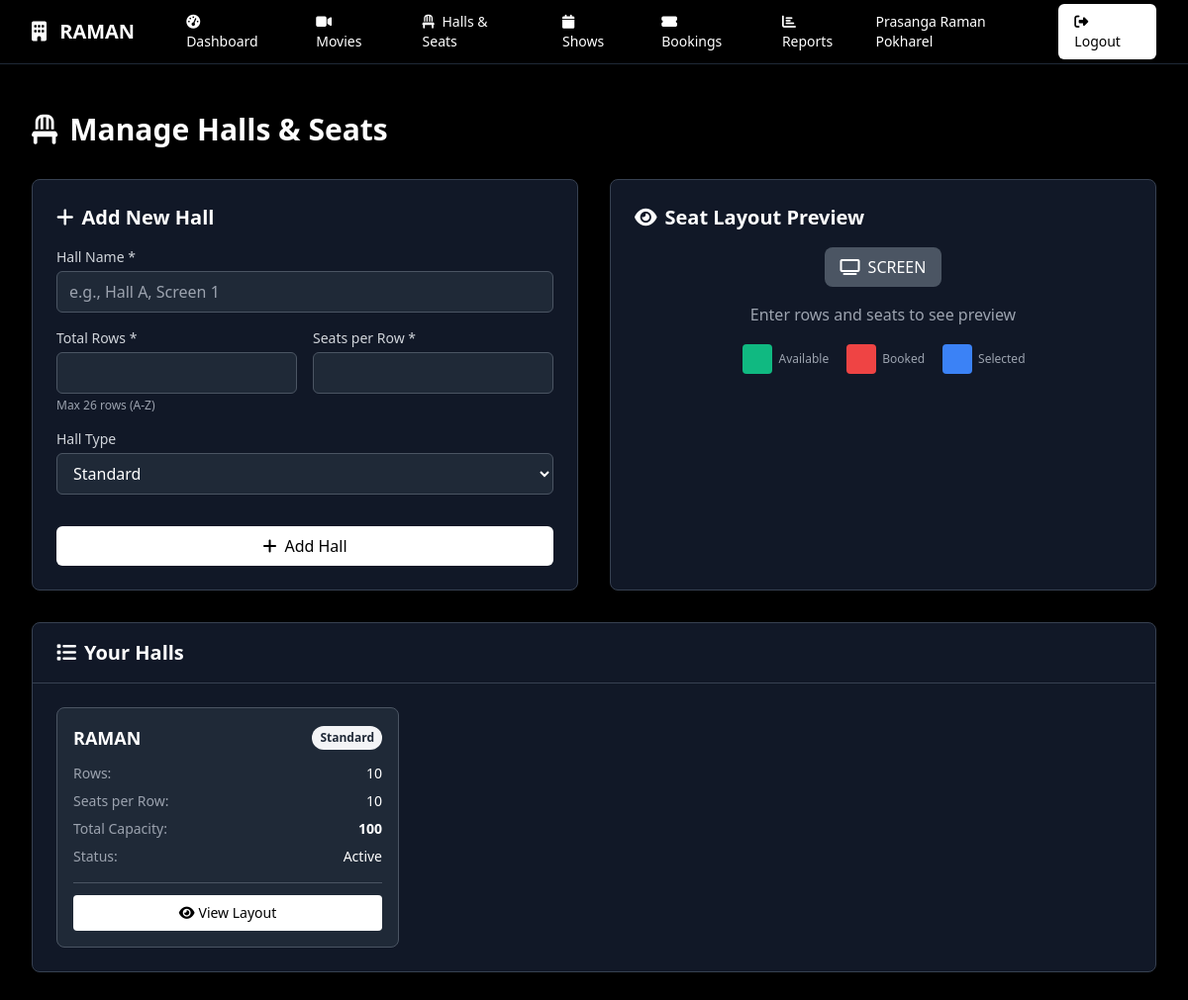
The app's page /branch/halls.php (signed in) with its own data.
### tables this page shows
CREATE TABLE `branches` (
  `branch_id` int(11) NOT NULL,
  `branch_name` varchar(255) NOT NULL,
  `branch_code` varchar(50) NOT NULL,
  `location` varchar(255) NOT NULL,
  `manager_name` varchar(255) NOT NULL,
  `contact_phone` varchar(20) DEFAULT NULL,
  `email` varchar(255) DEFAULT NULL,
  `username` varchar(100) NOT NULL,
  `password_hash` varchar(255) NOT NULL,
  `status` enum('active','inactive') DEFAULT 'active',
  `created_at` timestamp NOT NULL DEFAULT current_timestamp(),
  `updated_at` timestamp NOT NULL DEFAULT current_timestamp() ON UPDATE current_timestamp()
);

CREATE TABLE `halls` (
  `hall_id` int(11) NOT NULL,
  `branch_id` int(11) NOT NULL,
  `hall_name` varchar(255) NOT NULL,
  `total_rows` int(11) NOT NULL,
  `seats_per_row` int(11) NOT NULL,
  `total_capacity` int(11) NOT NULL,
  `hall_type` enum('standard','premium','imax') DEFAULT 'standard',
  `status` enum('active','inactive') DEFAULT 'active',
  `created_at` timestamp NOT NULL DEFAULT current_timestamp()
);

### branch/halls.php (the view, shortened to what this page needs)
<?php
include '../database/config.php';
$branch_id = $_SESSION['branch_id'];
try {
    $halls_stmt = $conn->prepare("SELECT * FROM halls WHERE branch_id = ? ORDER BY hall_name");
    $halls_stmt->execute([$branch_id]);
    $halls = $halls_stmt->fetchAll();
} catch (PDOException $e) {
    $halls = [];
}
?>
<!DOCTYPE html>
<html lang="en">
<head>
    <script src="https://cdn.tailwindcss.com"></script>
    <link rel="stylesheet" href="https://cdnjs.cloudflare.com/ajax/libs/font-awesome/6.4.0/css/all.min.css">
</head>
<body>
    <?php include '../includes/branchnav.php'; ?>
    <div class="max-w-7xl mx-auto py-6 sm:px-6 lg:px-8">
        <div class="px-4 py-6 sm:px-0">
            <h1 class="text-3xl font-bold text-white mb-8">
                <i class="fas fa-chair mr-3"></i>Manage Halls & Seats
            </h1>
            <div class="grid grid-cols-1 lg:grid-cols-2 gap-8">
                <div class="bg-gray-900 border border-gray-700 rounded-lg p-6">
                    <h2 class="text-xl font-semibold text-white mb-4">
                        <i class="fas fa-plus mr-2"></i>Add New Hall
                    </h2>
                    <form method="POST" class="space-y-4">
                        <div>
                            <label class="block text-sm font-medium text-gray-300 mb-1">Hall Name *</label>
                            <input type="text" name="hall_name" required
                                   placeholder="e.g., Hall A, Screen 1"
                                   class="w-full px-3 py-2 bg-gray-800 border border-gray-600 rounded-md text-white focus:outline-none focus:border-white">
                        </div>
                        <div class="grid grid-cols-2 gap-4">
                            <div>
                                <label class="block text-sm font-medium text-gray-300 mb-1">Total Rows *</label>
                                <input type="number" name="total_rows" required min="1" max="26" id="total_rows"
                                       class="w-full px-3 py-2 bg-gray-800 border border-gray-600 rounded-md text-white focus:outline-none focus:border-white"
                                       onchange="updatePreview()">
                                <p class="text-xs text-gray-400 mt-1">Max 26 rows (A-Z)</p>
                            </div>
                            <div>
                                <label class="block text-sm font-medium text-gray-300 mb-1">Seats per Row *</label>
                                <input type="number" name="seats_per_row" required min="1" max="50" id="seats_per_row"
                                       class="w-full px-3 py-2 bg-gray-800 border border-gray-600 rounded-md text-white focus:outline-none focus:border-white"
                                       onchange="updatePreview()">
                            </div>
                        </div>
                        <div>
                            <label class="block text-sm font-medium text-gray-300 mb-1">Hall Type</label>
                            <select name="hall_type"
                                    class="w-full px-3 py-2 bg-gray-800 border border-gray-600 rounded-md text-white focus:outline-none focus:border-white">
                                <option value="standard">Standard</option>
                            </select>
                        </div>
                        <button type="submit"
                                class="w-full bg-white text-black hover:bg-gray-200 px-4 py-2 rounded-md font-medium transition-colors">
                            <i class="fas fa-plus mr-2"></i>Add Hall
                        </button>
                    </form>
                </div>
                <div class="bg-gray-900 border border-gray-700 rounded-lg p-6">
                    <h2 class="text-xl font-semibold text-white mb-4">
                        <i class="fas fa-eye mr-2"></i>Seat Layout Preview
                    </h2>
                    <div class="text-center mb-4">
                        <div class="bg-gray-600 text-white py-2 px-4 rounded-lg inline-block">
                            <i class="fas fa-tv mr-2"></i>SCREEN
                        </div>
                    </div>
                    <div id="seat_preview" class="flex flex-col items-center space-y-2">
                        <p class="text-gray-400">Enter rows and seats to see preview</p>
                    </div>
                    <div class="mt-4 flex justify-center space-x-4 text-xs">
                        <div class="flex items-center">
                            <div class="seat available rounded"></div>
                            <span class="ml-1 text-gray-400">Available</span>
                        </div>
                        <div class="flex items-center">
                            <div class="seat booked rounded"></div>
                            <span class="ml-1 text-gray-400">Booked</span>
                        </div>
                        <div class="flex items-center">
                            <div class="seat selected rounded"></div>
                            <span class="ml-1 text-gray-400">Selected</span>
                        </div>
                    </div>
                </div>
            </div>
            <div class="mt-8 bg-gray-900 border border-gray-700 rounded-lg overflow-hidden">
                <div class="px-6 py-4 border-b border-gray-700">
                    <h2 class="text-xl font-semibold text-white">
                        <i class="fas fa-list mr-2"></i>Your Halls
                    </h2>
                </div>
                <?php if (empty($halls)): ?>
                    <div class="p-6 text-center text-gray-400">
                        No halls found. Add your first hall above.
                    </div>
                <?php else: ?>
                    <div class="grid grid-cols-1 md:grid-cols-2 lg:grid-cols-3 gap-6 p-6">
                        <?php foreach ($halls as $hall): ?>
                            <div class="bg-gray-800 border border-gray-600 rounded-lg p-4">
                                <div class="flex items-center justify-between mb-3">
                                    <h3 class="text-lg font-semibold text-white"><?php echo htmlspecialchars($hall['hall_name']); ?></h3>
                                    <span class="px-2 py-1 text-xs font-semibold rounded-full bg-gray-100 text-gray-800">
                                        <?php echo ucfirst($hall['hall_type']); ?>
                                    </span>
                                </div>
                                <div class="space-y-2 text-sm">
                                    <div class="flex justify-between">
                                        <span class="text-gray-400">Rows:</span>
                                        <span class="text-white"><?php echo $hall['total_rows']; ?></span>
                                    </div>
                                    <div class="flex justify-between">
                                        <span class="text-gray-400">Seats per Row:</span>
                                        <span class="text-white"><?php echo $hall['seats_per_row']; ?></span>
                                    </div>
                                    <div class="flex justify-between">
                                        <span class="text-gray-400">Total Capacity:</span>
                                        <span class="text-white font-semibold"><?php echo $hall['total_capacity']; ?></span>
                                    </div>
                                    <div class="flex justify-between">
                                        <span class="text-gray-400">Status:</span>
                                        <span class="text-white"><?php echo ucfirst($hall['status']); ?></span>
                                    </div>
                                </div>
                                <div class="mt-4 pt-3 border-t border-gray-600">
                                    <button onclick="showHallLayout(<?php echo $hall['hall_id']; ?>, '<?php echo htmlspecialchars($hall['hall_name']); ?>', <?php echo $hall['total_rows']; ?>, <?php echo $hall['seats_per_row']; ?>)"
                                            class="w-full bg-white text-black hover:bg-gray-200 px-3 py-2 rounded text-sm font-medium transition-colors">
                                        <i class="fas fa-eye mr-1"></i>View Layout
                                    </button>
                                </div>
                            </div>
                        <?php endforeach; ?>
                    </div>
                <?php endif; ?>
            </div>
        </div>
    </div>
</body>
</html>

### includes/branchnav.php (shortened to what this page needs)
<?php
try {
    $stmt = $conn->prepare("SELECT * FROM branches WHERE branch_id = ?");
    $stmt->execute([$_SESSION['branch_id']]);
    $branch_info = $stmt->fetch();
} catch (PDOException $e) {
    $branch_info = null;
}
?>
<!DOCTYPE html>
<html lang="en">
<head>
    <script src="https://cdn.tailwindcss.com"></script>
    <link rel="stylesheet" href="https://cdnjs.cloudflare.com/ajax/libs/font-awesome/6.4.0/css/all.min.css">
</head>
<body>
<nav class="bg-black border-b border-gray-800">
    <div class="max-w-7xl mx-auto px-4 sm:px-6 lg:px-8">
        <div class="flex justify-between h-16">
            <div class="flex items-center">
                <div class="flex-shrink-0">
                    <h1 class="text-xl font-bold text-white">
                        <i class="fas fa-building mr-2"></i>
                        <?php echo $branch_info ? htmlspecialchars($branch_info['branch_name']) : 'Branch Admin'; ?>
                    </h1>
                </div>
                <div class="hidden md:block ml-10">
                    <div class="flex items-baseline space-x-4">
                        <a href="dashboard.php" class="nav-link text-white hover:bg-gray-700 px-3 py-2 rounded-md text-sm font-medium">
                            <i class="fas fa-tachometer-alt mr-1"></i> Dashboard
                        </a>
                        <a href="movies.php" class="nav-link text-white hover:bg-gray-700 px-3 py-2 rounded-md text-sm font-medium">
                            <i class="fas fa-video mr-1"></i> Movies
                        </a>
                        <a href="halls.php" class="nav-link text-white hover:bg-gray-700 px-3 py-2 rounded-md text-sm font-medium">
                            <i class="fas fa-chair mr-1"></i> Halls & Seats
                        </a>
                        <a href="shows.php" class="nav-link text-white hover:bg-gray-700 px-3 py-2 rounded-md text-sm font-medium">
                            <i class="fas fa-calendar mr-1"></i> Shows
                        </a>
                        <a href="bookings.php" class="nav-link text-white hover:bg-gray-700 px-3 py-2 rounded-md text-sm font-medium">
                            <i class="fas fa-ticket-alt mr-1"></i> Bookings
                        </a>
                        <a href="reports.php" class="nav-link text-white hover:bg-gray-700 px-3 py-2 rounded-md text-sm font-medium">
                            <i class="fas fa-chart-bar mr-1"></i> Reports
                        </a>
                    </div>
                </div>
            </div>
            <div class="flex items-center">
                <div class="ml-3 relative">
                    <div class="flex items-center space-x-4">
                        <span class="text-white text-sm">
                            <?php echo $branch_info ? htmlspecialchars($branch_info['manager_name']) : 'Branch Manager'; ?>
                        </span>
                        <a href="logout.php" class="bg-white text-black hover:bg-gray-200 px-4 py-2 rounded-md text-sm font-medium">
                            <i class="fas fa-sign-out-alt mr-1"></i> Logout
                        </a>
                    </div>
                </div>
            </div>
        </div>
    </div>
</nav>

### branch/halls.php (style rules this page uses)
body { background-color: #000000; color: #ffffff; }
.seat { width: 30px; height: 30px; margin: 2px; }
.seat.available { background-color: #10b981; }
.seat.booked { background-color: #ef4444; }
.seat.selected { background-color: #3b82f6; }

### includes/branchnav.php (style rules this page uses)
body { background-color: #000000; color: #ffffff; }

### records on screen
branches: branch_name "RAMAN", manager_name "Prasanga Raman Pokharel"
halls: hall_name "RAMAN", hall_type "Standard", total_rows "10", seats_per_row "10", total_capacity "100", status "Active"
